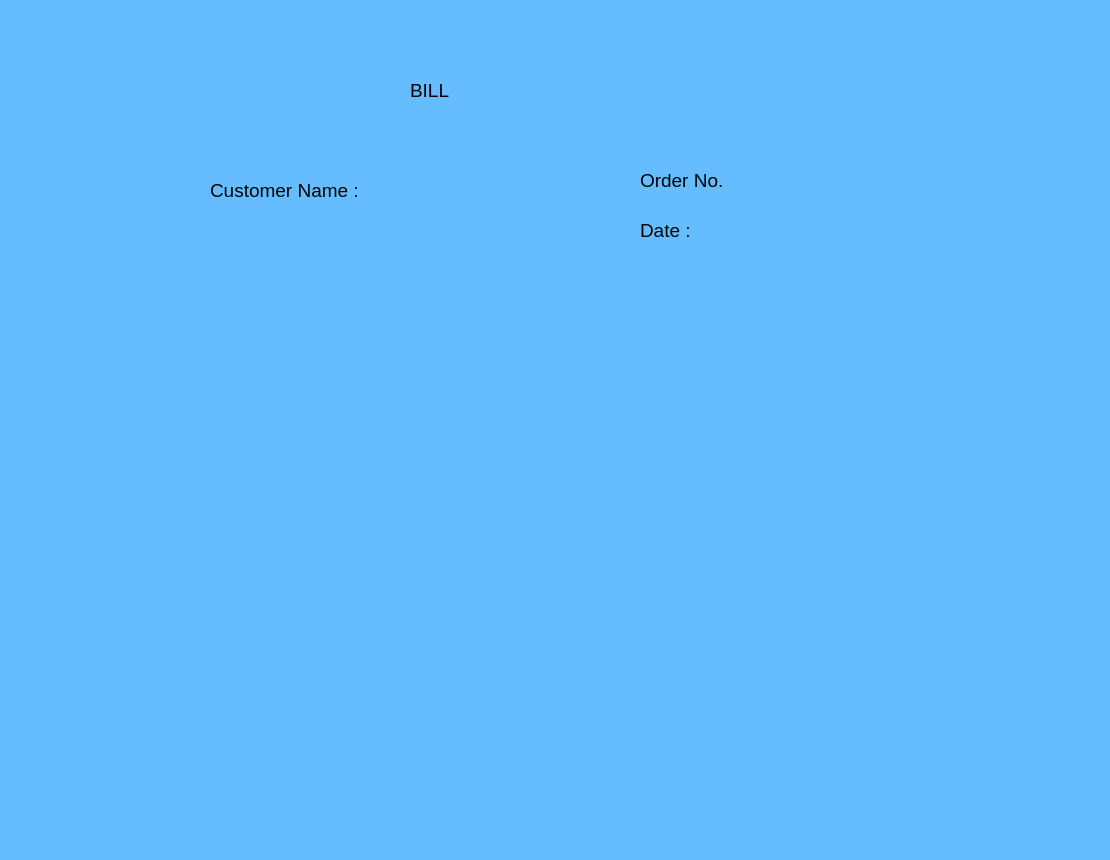
<?xml version="1.0" encoding="UTF-8"?>
<ui version="4.0">
 <class>MainWindow</class>
 <widget class="QMainWindow" name="MainWindow">
  <property name="geometry">
   <rect>
    <x>0</x>
    <y>0</y>
    <width>1110</width>
    <height>860</height>
   </rect>
  </property>
  <property name="font">
   <font>
    <pointsize>14</pointsize>
   </font>
  </property>
  <property name="windowTitle">
   <string>MainWindow</string>
  </property>
  <property name="styleSheet">
   <string notr="true">background-color: rgb(101, 189, 255);</string>
  </property>
  <widget class="QWidget" name="centralwidget">
   <widget class="QLabel" name="bill">
    <property name="geometry">
     <rect>
      <x>160</x>
      <y>0</y>
      <width>691</width>
      <height>821</height>
     </rect>
    </property>
    <property name="font">
     <font>
      <pointsize>14</pointsize>
     </font>
    </property>
    <property name="styleSheet">
     <string notr="true"/>
    </property>
    <property name="text">
     <string/>
    </property>
   </widget>
   <widget class="QLabel" name="heading">
    <property name="geometry">
     <rect>
      <x>410</x>
      <y>60</y>
      <width>111</width>
      <height>61</height>
     </rect>
    </property>
    <property name="font">
     <font>
      <family>MS Shell Dlg 2</family>
      <pointsize>14</pointsize>
      <weight>50</weight>
      <italic>false</italic>
      <bold>false</bold>
     </font>
    </property>
    <property name="text">
     <string>BILL</string>
    </property>
   </widget>
   <widget class="QLabel" name="label">
    <property name="geometry">
     <rect>
      <x>210</x>
      <y>170</y>
      <width>191</width>
      <height>41</height>
     </rect>
    </property>
    <property name="font">
     <font>
      <pointsize>14</pointsize>
     </font>
    </property>
    <property name="text">
     <string>Customer Name :</string>
    </property>
   </widget>
   <widget class="QLabel" name="cname">
    <property name="geometry">
     <rect>
      <x>390</x>
      <y>170</y>
      <width>231</width>
      <height>41</height>
     </rect>
    </property>
    <property name="font">
     <font>
      <pointsize>14</pointsize>
     </font>
    </property>
    <property name="text">
     <string/>
    </property>
   </widget>
   <widget class="QLabel" name="label_2">
    <property name="geometry">
     <rect>
      <x>640</x>
      <y>210</y>
      <width>91</width>
      <height>41</height>
     </rect>
    </property>
    <property name="font">
     <font>
      <pointsize>14</pointsize>
     </font>
    </property>
    <property name="text">
     <string>Date :</string>
    </property>
   </widget>
   <widget class="QLabel" name="date">
    <property name="geometry">
     <rect>
      <x>740</x>
      <y>210</y>
      <width>131</width>
      <height>41</height>
     </rect>
    </property>
    <property name="font">
     <font>
      <pointsize>14</pointsize>
     </font>
    </property>
    <property name="text">
     <string/>
    </property>
   </widget>
   <widget class="QLabel" name="label_3">
    <property name="geometry">
     <rect>
      <x>640</x>
      <y>160</y>
      <width>101</width>
      <height>41</height>
     </rect>
    </property>
    <property name="font">
     <font>
      <pointsize>14</pointsize>
     </font>
    </property>
    <property name="text">
     <string>Order No.</string>
    </property>
   </widget>
   <widget class="QLabel" name="ordno">
    <property name="geometry">
     <rect>
      <x>750</x>
      <y>160</y>
      <width>111</width>
      <height>41</height>
     </rect>
    </property>
    <property name="font">
     <font>
      <pointsize>14</pointsize>
     </font>
    </property>
    <property name="text">
     <string/>
    </property>
   </widget>
  </widget>
  <widget class="QMenuBar" name="menubar">
   <property name="geometry">
    <rect>
     <x>0</x>
     <y>0</y>
     <width>1110</width>
     <height>26</height>
    </rect>
   </property>
  </widget>
  <widget class="QStatusBar" name="statusbar"/>
 </widget>
 <resources/>
 <connections/>
</ui>
